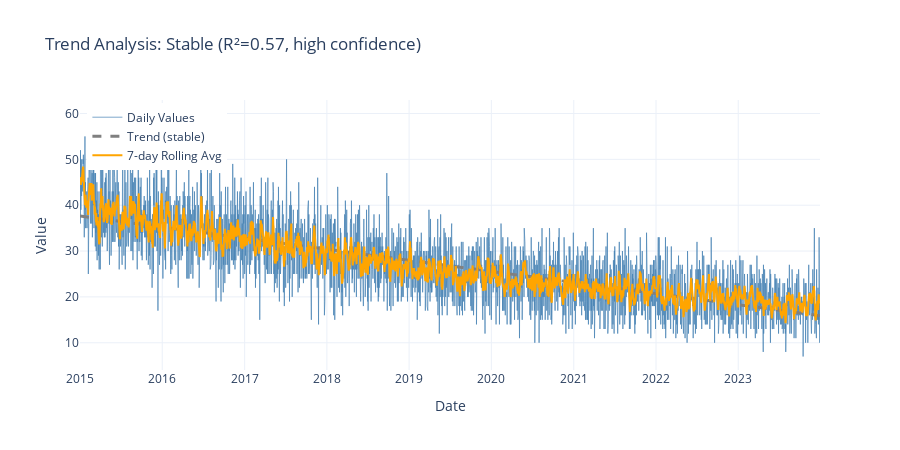

Here is the notebook cell this chart was saved with:
### Code cell
# Visualize trend
fig = go.Figure()

# Actual data
fig.add_trace(go.Scatter(
    x=daily_data[TIME_COLUMN],
    y=daily_data[analysis_col],
    mode="lines",
    name="Daily Values",
    line=dict(color="steelblue", width=1),
    opacity=0.7
))

# Add trend line
if trend_result.slope is not None:
    x_numeric = (daily_data[TIME_COLUMN] - daily_data[TIME_COLUMN].min()).dt.days
    y_trend = trend_result.slope * x_numeric + (
        daily_data[analysis_col].mean() - trend_result.slope * x_numeric.mean()
    )
    
    trend_color = {
        TrendDirection.INCREASING: "green",
        TrendDirection.DECREASING: "red",
        TrendDirection.STABLE: "gray",
        TrendDirection.UNKNOWN: "gray",
    }.get(trend_result.direction, "gray")
    
    fig.add_trace(go.Scatter(
        x=daily_data[TIME_COLUMN],
        y=y_trend,
        mode="lines",
        name=f"Trend ({trend_result.direction.value})",
        line=dict(color=trend_color, width=3, dash="dash")
    ))

# Add rolling average for smoothing
rolling_avg = daily_data[analysis_col].rolling(window=7, center=True).mean()
fig.add_trace(go.Scatter(
    x=daily_data[TIME_COLUMN],
    y=rolling_avg,
    mode="lines",
    name="7-day Rolling Avg",
    line=dict(color="orange", width=2)
))

fig.update_layout(
    title=f"Trend Analysis: {trend_result.direction.value.title()} (R\u00b2={trend_result.strength:.2f}, {trend_result.confidence} confidence)",
    xaxis_title="Date",
    yaxis_title="Value",
    template="plotly_white",
    height=450,
    legend=dict(yanchor="top", y=0.99, xanchor="left", x=0.01)
)
display_figure(fig)

### Figure 1 — Plotly figure (JSON) as saved in the notebook; plotly's stock layout.template omitted (floating-point values rounded to 4 significant figures; data arrays with more than 128 entries replaced by an {"elided": "..."} marker saying what was removed)
{"data": [{"line": {"color": "steelblue", "width": 1}, "mode": "lines", "name": "Daily Values", "opacity": 0.7, "type": "scatter", "x": {"elided": "3286 str values"}, "y": {"elided": "3286 int values"}}, {"line": {"color": "gray", "dash": "dash", "width": 3}, "mode": "lines", "name": "Trend (stable)", "type": "scatter", "x": {"elided": "3286 str values"}, "y": {"elided": "3286 float values"}}, {"line": {"color": "orange", "width": 2}, "mode": "lines", "name": "7-day Rolling Avg", "type": "scatter", "x": {"elided": "3286 str values"}, "y": {"elided": "3286 float values"}}], "layout": {"height": 450, "legend": {"x": 0.01, "xanchor": "left", "y": 0.99, "yanchor": "top"}, "title": {"text": "Trend Analysis: Stable (R²=0.57, high confidence)"}, "xaxis": {"title": {"text": "Date"}}, "yaxis": {"title": {"text": "Value"}}}}
